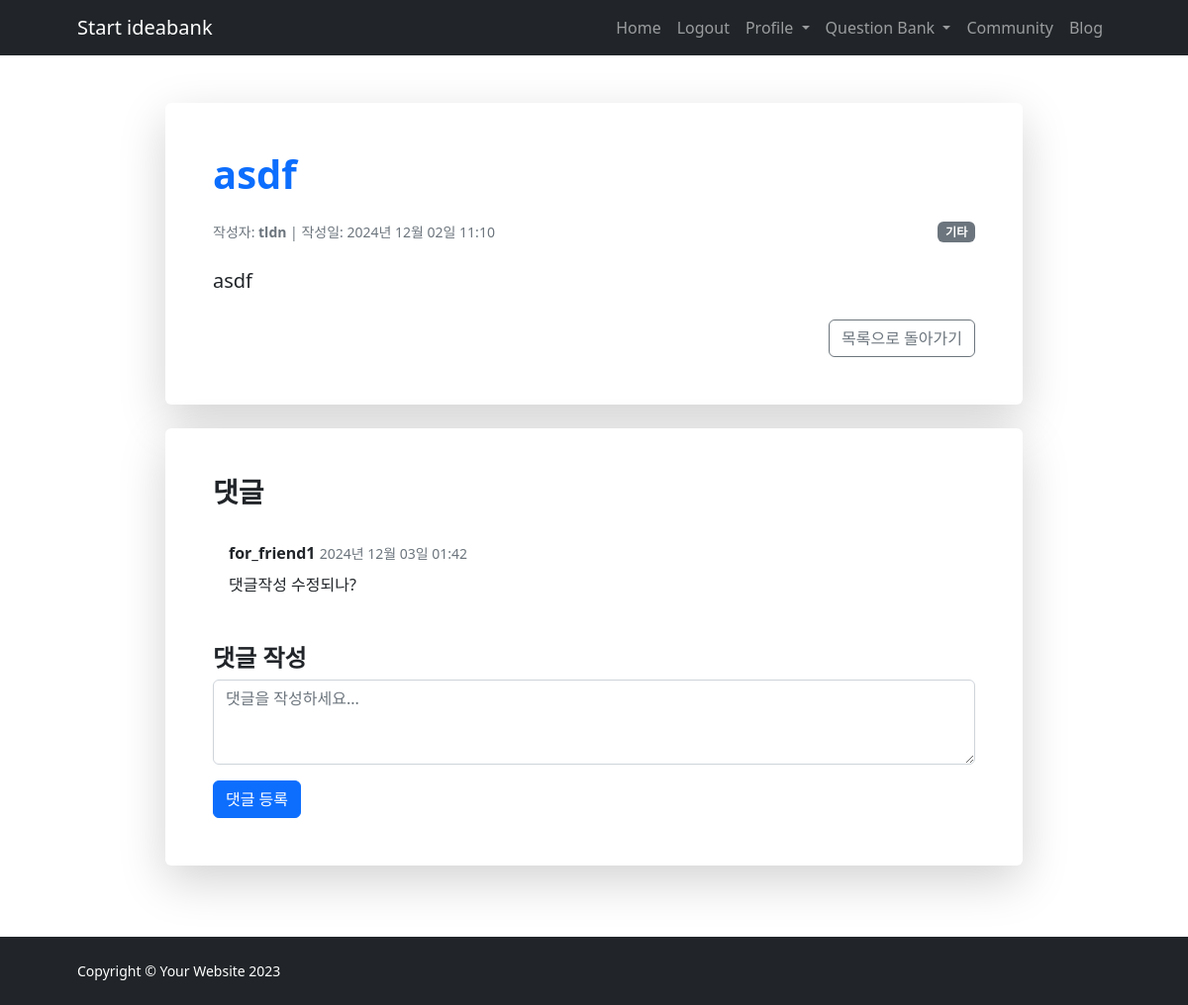
Screenshot of /qa/3/ (signed in) with the database file from the repository.
### IBK_ossproject/models.py (models this page shows, shortened)
class Question(models.Model):
    CATEGORY_CHOICES = [
        ('알고리즘', '알고리즘'),
        ('자료구조', '자료구조'),
        ('프로그래밍 언어', '프로그래밍 언어'),
        ('기타', '기타'),
    ]
    DIFFICULTY_CHOICES = [
        ('쉬움', '쉬움'),
        ('보통', '보통'),
        ('어려움', '어려움'),
    ]
    title = models.CharField(max_length=255)  # 질문 제목
    content = models.TextField()  # 질문 내용
    category = models.CharField(max_length=100, choices=CATEGORY_CHOICES, blank=True, null=True)  # 카테고리
    difficulty = models.CharField(max_length=10, choices=DIFFICULTY_CHOICES, blank=True, null=True)  # 난이도
    author = models.ForeignKey(User, on_delete=models.CASCADE, related_name='questions_created')  # 작성자
    created_at = models.DateTimeField(auto_now_add=True)  # 작성일

class Comment(models.Model):
    question = models.ForeignKey(Question, on_delete=models.CASCADE, related_name='comments')
    author = models.ForeignKey(User, on_delete=models.CASCADE)
    content = models.TextField()
    created_at = models.DateTimeField(auto_now_add=True)

### IBK_ossproject/views.py (the view)
# urls.py: path('qa/<int:question_id>/', views.question_detail, name='question_detail'),  # 질문 상세 페이지
@login_required
def question_detail(request, question_id):
    question = get_object_or_404(Question, id=question_id)
    comments = Comment.objects.filter(question=question).order_by('created_at')
    context = {
        'question': question,
        'comments': comments,
    }
    return render(request, 'question_detail.html', context)

### templates/question_detail.html (shortened to what this page needs)
{% extends 'base.html' %}
{% block content %}
<section class="py-5">
    <div class="container px-5">
        <div class="row justify-content-center">
            <div class="col-lg-10">
                <div class="card shadow-lg border-0 mb-4">
                    <div class="card-body p-5">
                        <h1 class="fw-bolder mb-4 text-primary">{{ question.title }}</h1>
                        <div class="d-flex justify-content-between align-items-center mb-4">
                            <div class="small text-muted">
                                작성자: <strong>{{ question.author.username }}</strong> | 작성일: {{ question.created_at|date:"Y년 m월 d일 H:i" }}
                            </div>
                            <div class="badge bg-secondary text-white">{{ question.category }}</div>
                        </div>
                        <p class="fs-5 mb-4">{{ question.content }}</p>
                        <div class="d-flex justify-content-end">
                            <a href="{% url 'qa_board' %}" class="btn btn-outline-secondary">목록으로 돌아가기</a>
                        </div>
                    </div>
                </div>
                <div class="card shadow-lg border-0 mb-4">
                    <div class="card-body p-5">
                        <h3 class="fw-bold mb-4">댓글</h3>
                        {% if comments.exists %}
                            <ul class="list-group list-group-flush mb-4">
                                {% for comment in comments %}
                                    <li class="list-group-item" id="comment-{{ comment.id }}">
                                        <div class="d-flex justify-content-between">
                                            <div>
                                                <strong>{{ comment.author.username }}</strong>
                                                <span class="small text-muted">{{ comment.created_at|date:"Y년 m월 d일 H:i" }}</span>
                                            </div>
                                        </div>
                                        <p class="mt-2 comment-content" id="comment-content-{{ comment.id }}">{{ comment.content }}</p>
                                    </li>
                                {% endfor %}
                            </ul>
                        {% else %}
                            <p class="text-muted">댓글이 없습니다. 첫 댓글을 남겨보세요!</p>
                        {% endif %}
                        <div class="mt-4">
                            <h4 class="fw-bold">댓글 작성</h4>
                            <form method="POST" action="{% url 'add_comment' question.id %}">
                                <div class="mb-3">
                                    <textarea name="content" class="form-control" rows="3" placeholder="댓글을 작성하세요..."></textarea>
                                </div>
                                <button type="submit" class="btn btn-primary">댓글 등록</button>
                            </form>
                        </div>
                    </div>
                </div>
            </div>
        </div>
    </div>
</section>
{% endblock %}

### rows the page displays
Question: title "asdf", author.username "tldn", created_at "2024년 12월 02일 11:10", category "기타", content "asdf"
Comment: author.username "for_friend1", created_at "2024년 12월 03일 01:42", content "댓글작성 수정되나?"
